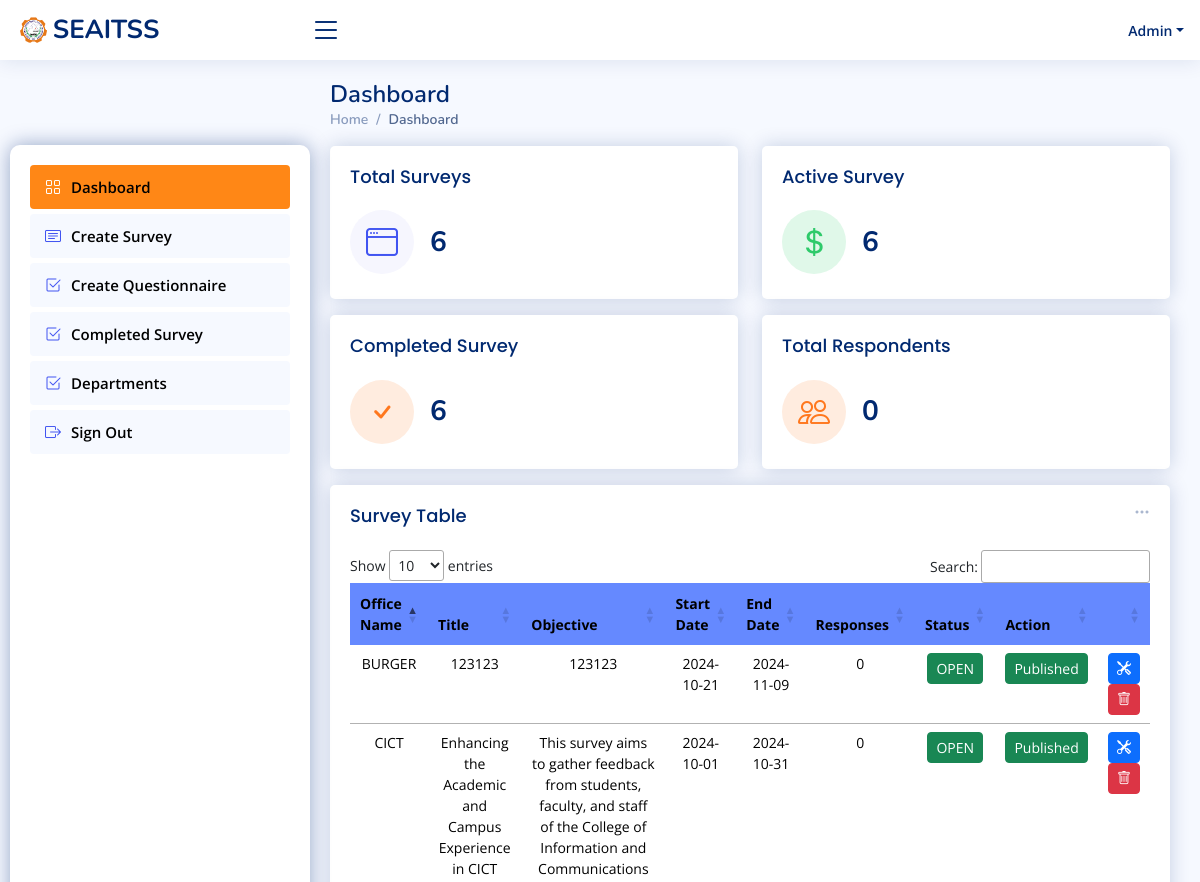
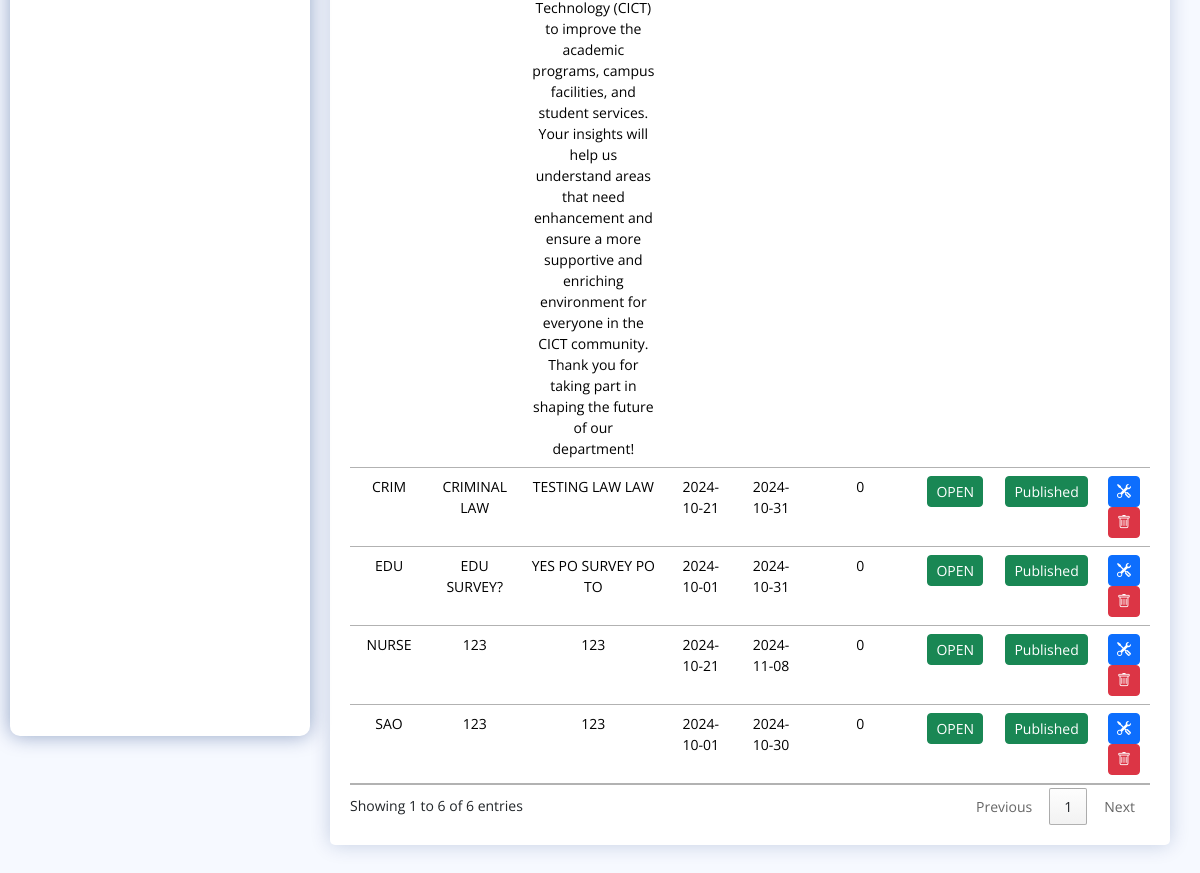
The app's page /admin/newhome.php, older data (2 pictures, top to bottom).
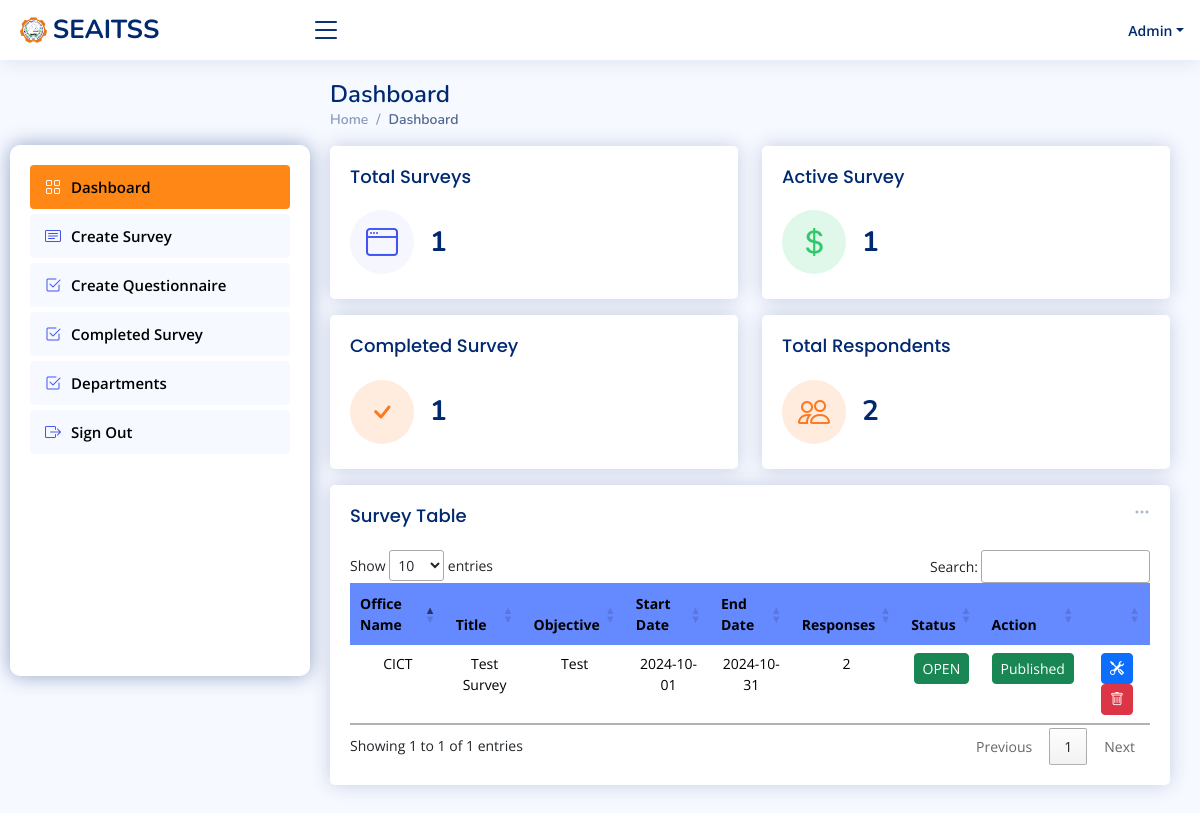
The same page, newer data.
### tables this page shows
CREATE TABLE IF NOT EXISTS `surveys` (
  `survey_id` int NOT NULL AUTO_INCREMENT,
  `office` varchar(100) NOT NULL,
  `title` varchar(255) NOT NULL,
  `objective` text,
  `is_anonymous` tinyint(1) DEFAULT '0',
  `is_published` tinyint(1) DEFAULT '0',
  `start_date` date DEFAULT NULL,
  `end_date` date DEFAULT NULL,
  `created_by` int DEFAULT NULL,
  `created_at` timestamp NULL DEFAULT CURRENT_TIMESTAMP,
  `updated_at` timestamp NULL DEFAULT CURRENT_TIMESTAMP ON UPDATE CURRENT_TIMESTAMP,
  `is_complete` int NOT NULL,
  PRIMARY KEY (`survey_id`),
  KEY `created_by` (`created_by`)
);

### admin/newhome.php (the view, shortened to what the changed rows need)
<?php
include 'includes/newheader.php';
$surveytable = "SELECT * FROM surveys";
if ($stmt = mysqli_prepare($conn, $surveytable)) {
    mysqli_stmt_execute($stmt);
    $surveyresult = mysqli_stmt_get_result($stmt);
} else {
    echo "Failed to prepare statement: " . mysqli_error($conn);
}
?>
<link rel="stylesheet" href="../css/newhome.css">
<body>
    <main id="main" class="main">
        <div class="pagetitle">
            <h1>Dashboard</h1>
        </div>
        <section class="section dashboard">
            <div class="row">
                <div class="col-lg-12">
                    <div class="row">
                        <div class="col-xxl-6 col-md-6">
                            <div class="card info-card sales-card">
                                <div class="card-body">
                                    <div class="d-flex align-items-center">
                                        <?php
                                        $totalsurveys = "SELECT * FROM surveys";
                                        if ($stmt = mysqli_prepare($conn, $totalsurveys)) {
                                            mysqli_stmt_execute($stmt);
                                            $totalSurveyResult = mysqli_stmt_get_result($stmt);
                                        }
                                        ?>
                                        <div class="ps-3">
                                            <h6><?php echo mysqli_num_rows($totalSurveyResult); ?></h6>
                                        </div>
                                    </div>
                                </div>
                            </div>
                        </div>
                        <div class="col-xxl-6 col-md-6">
                            <div class="card info-card revenue-card">
                                <div class="card-body">
                                    <div class="d-flex align-items-center">
                                        <?php
                                        $activesurveys = "SELECT * FROM surveys WHERE (end_date > NOW() AND is_published = 0) OR is_complete = 0";
                                        if ($stmt = mysqli_prepare($conn, $activesurveys)) {
                                            mysqli_stmt_execute($stmt);
                                            $activesurveyresult = mysqli_stmt_get_result($stmt);
                                        }
                                        ?>
                                        <div class="ps-3">
                                            <h6><?php echo mysqli_num_rows($activesurveyresult); ?></h6>
                                        </div>
                                    </div>
                                </div>
                            </div>
                        </div>
                        <div class="col-xxl-6 col-md-6">
                            <div class="card info-card customers-card">
                                <div class="card-body">
                                    <div class="d-flex align-items-center">
                                        <?php
                                        $completeurveys = "SELECT * FROM surveys WHERE end_date < NOW() AND is_published = 1";
                                        if ($stmt = mysqli_prepare($conn, $completeurveys)) {
                                            mysqli_stmt_execute($stmt);
                                            $completeurveyresult = mysqli_stmt_get_result($stmt);
                                        }
                                        ?>
                                        <div class="ps-3">
                                            <h6><?php echo mysqli_num_rows($completeurveyresult); ?></h6>
                                        </div>
                                    </div>
                                </div>
                            </div>
                        </div>
                        <div class="col-xxl-6 col-md-6">
                            <div class="card info-card customers-card">
                                <div class="card-body">
                                    <div class="d-flex align-items-center">
                                        <?php
                                        $surveyresponses = "SELECT COUNT(*) AS total_responses FROM surveyresponses";
                                        if ($stmt = mysqli_prepare($conn, $surveyresponses)) {
                                            mysqli_stmt_execute($stmt);
                                            $surveyresponsesresult = mysqli_stmt_get_result($stmt);
                                            $surveyresponsesrow = mysqli_fetch_assoc($surveyresponsesresult);
                                        }
                                        ?>
                                        <div class="ps-3">
                                            <h6><?php echo $surveyresponsesrow['total_responses']; ?>
                                        </div>
                                    </div>
                                </div>
                            </div>
                        </div>
                    </div>
                    <div class="col-12">
                        <div class="card recent-sales overflow-auto">
                            <div class="filter">
                                <a class="icon" href="#" data-bs-toggle="dropdown"><i class="bi bi-three-dots"></i></a>
                            </div>
                            <div class="card-body">
                                <h5 class="card-title">Survey Table</h5>
                                <table id="surveyTable" class="table datatable" style="width:100%">
                                    <thead>
                                        <tr>
                                            <th scope="col">Office Name</th>
                                            <th scope="col">Title</th>
                                            <th scope="col">Objective</th>
                                            <th scope="col">Start Date</th>
                                            <th scope="col">End Date</th>
                                            <th scope="col">Responses</th>
                                            <th scope="col">Status</th>
                                            <th scope="col">Action</th>
                                            <th></th>
                                        </tr>
                                    </thead>
                                    <tbody>
                                        <?php while ($surveyrow = mysqli_fetch_assoc($surveyresult)) { ?>
                                            <tr>
                                                <td><?php echo htmlspecialchars($surveyrow['office'], ENT_QUOTES, 'UTF-8'); ?>
                                                </td>
                                                <td><?php echo htmlspecialchars($surveyrow['title'], ENT_QUOTES, 'UTF-8'); ?>
                                                </td>
                                                <td><?php echo htmlspecialchars($surveyrow['objective'], ENT_QUOTES, 'UTF-8'); ?>
                                                </td>
                                                <td><?php echo htmlspecialchars($surveyrow['start_date'], ENT_QUOTES, 'UTF-8'); ?>
                                                </td>
                                                <td><?php echo htmlspecialchars($surveyrow['end_date'], ENT_QUOTES, 'UTF-8'); ?>
                                                </td>
                                                <td>
                                                    <?php
                                                    $surveyresponses = "SELECT * FROM surveyresponses WHERE survey_id = ?";
                                                    $stmt = $conn->prepare($surveyresponses);
                                                    $stmt->bind_param("i", $surveyrow['survey_id']);
                                                    $stmt->execute();
                                                    $surveyresponsesresult = $stmt->get_result();
                                                    echo mysqli_num_rows($surveyresponsesresult);
                                                    ?>
                                                </td>
                                                <td id="open_status_<?php echo $surveyrow['survey_id']; ?>">
                                                    <button data-survey-id="<?php echo $surveyrow['survey_id']; ?>"
                                                        data-bs-toggle="tooltip" data-bs-placement="top"
                                                        data-bs-original-title="Open/Close"
                                                        class="btn btn-sm btn-<?php echo $surveyrow['is_complete'] == 1 ? 'danger' : 'success'; ?>"
                                                        onclick="confirmChangeOpen(<?php echo $surveyrow['survey_id']; ?>, <?php echo $surveyrow['is_complete']; ?>)">
                                                        <?php echo $surveyrow['is_complete'] == 1 ? 'CLOSED' : 'OPEN'; ?>
                                                    </button>
                                                </td>
                                                <td id="published_status_<?php echo $surveyrow['survey_id']; ?>">
                                                    <button data-survey-id="<?php echo $surveyrow['survey_id']; ?>"
                                                        data-bs-toggle="tooltip" data-bs-placement="top"
                                                        data-bs-original-title="publish/unpublish"
                                                        class="btn btn-sm btn-<?php echo $surveyrow['is_published'] == 1 ? 'success' : 'danger'; ?>"
                                                        onclick="changePublished(<?php echo $surveyrow['survey_id']; ?>, <?php echo $surveyrow['is_published']; ?>)">
                                                        <?php echo $surveyrow['is_published'] == 1 ? 'Published' : 'Not published'; ?>
                                                    </button>
                                                </td>
                                                <td>
                                                    <button href="#" class="btn btn-sm btn-primary" data-bs-toggle="tooltip"
                                                        data-bs-placement="top" data-bs-original-title="Edit"
                                                        onclick="openEditModal(<?php echo $surveyrow['survey_id']; ?>, '<?php echo addslashes($surveyrow['office']); ?>', '<?php echo addslashes($surveyrow['title']); ?>', '<?php echo addslashes($surveyrow['objective']); ?>','<?php echo $surveyrow['start_date']; ?>', '<?php echo $surveyrow['end_date']; ?>')">
                                                        <i class="bi bi-tools"></i>
                                                    </button>
                                                    <button class="btn btn-sm btn-danger deleteSurveyBtn"
                                                        data-survey-id="<?php echo $surveyrow['survey_id']; ?>"
                                                        data-bs-toggle="tooltip" data-bs-placement="top"
                                                        data-bs-original-title="Delete">
                                                        <i class="bi bi-trash"></i>
                                                    </button>
                                                </td>
                                            </tr>
                                        <?php } ?>
                                    </tbody>
                                </table>
                            </div>
                        </div>
                    </div>
                </div>
            </div>
        </section>
    </main>
</body>
</html>

Row changes from the older to the newer data that the page shows:
removed surveys: office "SAO", title "123", objective "123", start_date "2024-10-01", end_date "2024-10-30", mysqli_num_rows($surveyresponsesresult) "0", is_complete "OPEN", is_published "Published"
removed surveys: office "EDU", title "EDU SURVEY?", objective "YES PO SURVEY PO TO", start_date "2024-10-01", end_date "2024-10-31", mysqli_num_rows($surveyresponsesresult) "0", is_complete "OPEN", is_published "Published"
removed surveys: office "CRIM", title "CRIMINAL LAW", objective "TESTING LAW LAW", start_date "2024-10-21", end_date "2024-10-31", mysqli_num_rows($surveyresponsesresult) "0", is_complete "OPEN", is_published "Published"
removed surveys: office "BURGER", title "123123", objective "123123", start_date "2024-10-21", end_date "2024-11-09", mysqli_num_rows($surveyresponsesresult) "0", is_complete "OPEN", is_published "Published"
removed surveys: office "NURSE", title "123", objective "123", start_date "2024-10-21", end_date "2024-11-08", mysqli_num_rows($surveyresponsesresult) "0", is_complete "OPEN", is_published "Published"
changed surveys "CICT": title "Enhancing the Academic and Campus Experience in CICT" → "Test Survey"; objective "This survey aims to gather feedback from students, faculty, and staff of the College of Information and Communications Technology (CICT) to improve the academic programs, campus facilities, and student services. Your insights will help us understand areas that need enhancement and ensure a more supportive and enriching environment for everyone in the CICT community. Thank you for taking part in shaping the future of our department!" → "Test"; mysqli_num_rows($surveyresponsesresult) "0" → "2"
Text that changed along with them:
mysqli_num_rows($totalSurveyResult): "6" → "1"
mysqli_num_rows($activesurveyresult): "6" → "1"
mysqli_num_rows($completeurveyresult): "6" → "1"
$surveyresponsesrow['total_responses']: "0" → "2"
text written by a page script: "Show entries Search: Showing 1 to 6 of 6 entries Previous 1 Next" → "Show entries Search: Showing 1 to 1 of 1 entries Previous 1 Next"
